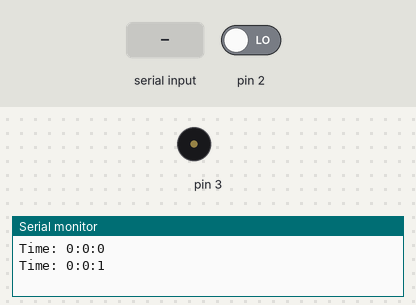
This sketch was run on a simulated Arduino Uno, built with avr-gcc and run on an emulated ATmega328P. On the bench: buzzer (waves = sounding), the last lines printed to the serial monitor. The inputs (shaded band) are chosen by the test bench; at power-on: pin 2 LOW.

Above: at 1.2 s.
1.3 s: "alarm" received over Serial
At 4.0 s:
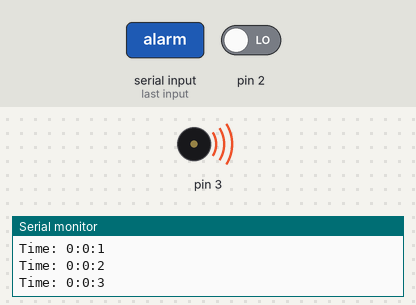
4.3 s: pin 2 driven HIGH
At 5.8 s:
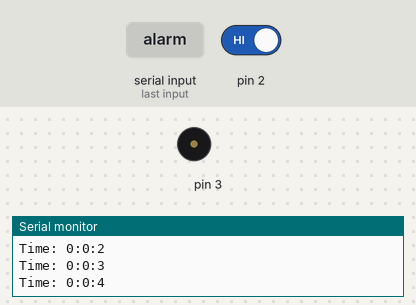
Timing chart, 0 to 7.3 s (numbered marks = the images above; inputs shaded):
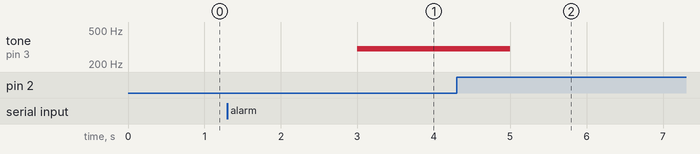

Measured:
- after the input at 1.3 s, tone on pin 3: silent → 300 Hz after 1.7 s
- after the input at 4.3 s, tone on pin 3: 300 Hz → silent after 0.70 s

The sketch:

alarmClock.ino
```cpp
unsigned long time;
int s = 0;
int m = 0;
int h = 0;
int mSet = -1;
int hSet = -1;
int mAlarm = -1;
int hAlarm = -1;
boolean enableAlarm = false;
String income;
String setElement;
void setup() {
  Serial.begin(9600);
  pinMode(2 , INPUT);
}
void loop() {
  Serial.print("Time: ");
  Serial.print(h);
  Serial.print(":");
  Serial.print(m);
  Serial.print(":");
  Serial.print(s);
  Serial.println(" ");
  s++;
  //time = millis();
  if (Serial.available() > 0) {
    int index = 0;
    income = Serial.readString();
    index = income.indexOf(" ");
    setElement = income.substring(0, index);
    income = income.substring(index + 1);
    index = income.indexOf(" ");
    hSet = income.substring(0, index).toInt();
    mSet = income.substring(index + 1).toInt();
    if (setElement.equals("time")) {
      h = hSet;
      m = mSet;
      s = 0;
    }
    if (setElement.equals("alarm")) {
      hAlarm = hSet;
      mAlarm = mSet;
      enableAlarm = true;
    }
  }
  if (s == 60) {
    s = 0;
    m = m + 1;
  }
  if (m == 60)
  {
    m = 0;
    h = h + 1;
  }
  if (h == 24)
  {
    h = 0;
  }
  if (enableAlarm){
    if(h == hAlarm && m == mAlarm){
      tone(3, 300);
    }
    if (digitalRead(2)==1){
      noTone(3);
      enableAlarm = false;
    }

  }
  //Serial.println(time);
  delay(999);
  delayMicroseconds(450);

}
```
